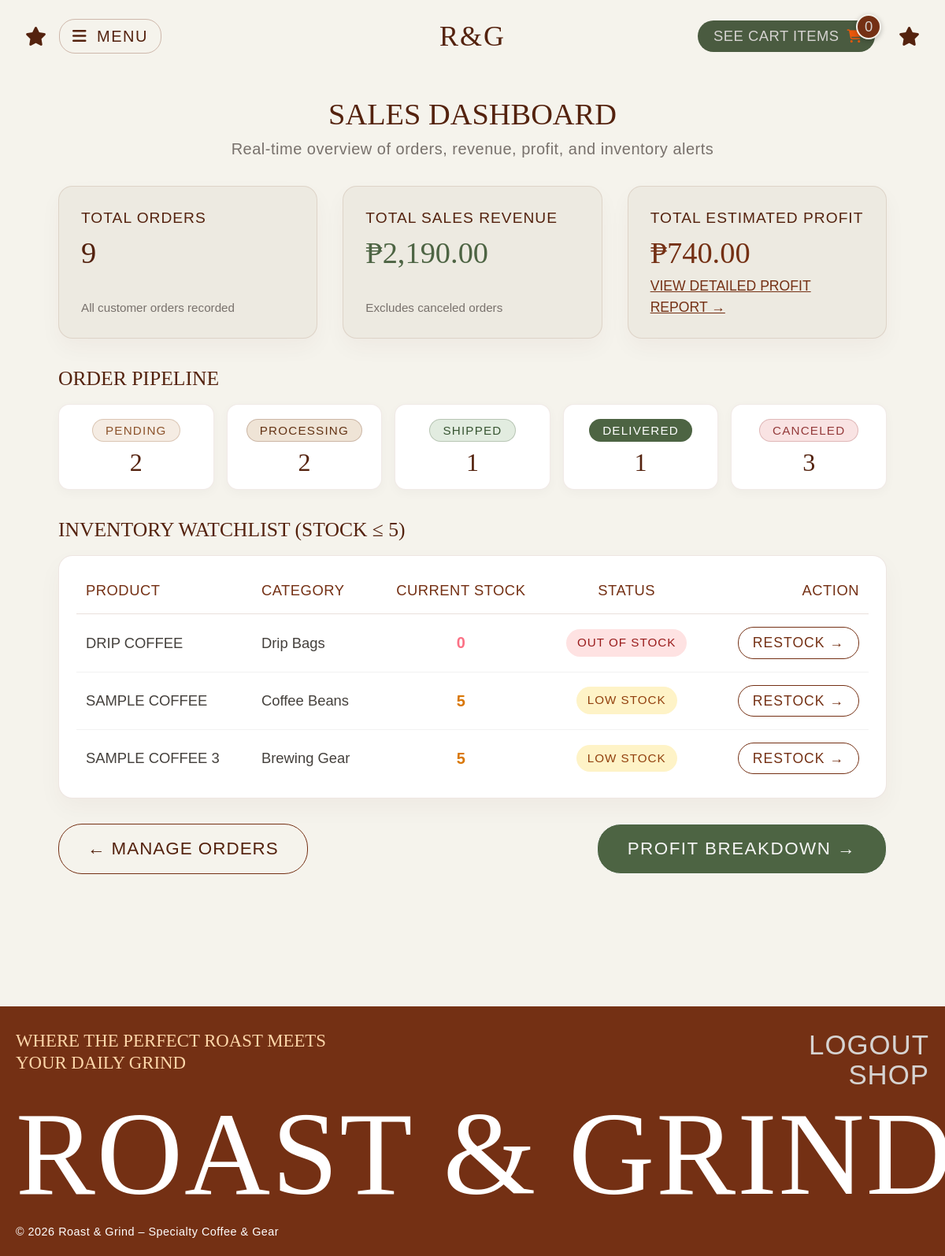
Page /admin/dashboard.php (signed in) on the committed database.
### tables this page shows
CREATE TABLE `item` (
  `item_id` int(11) NOT NULL,
  `item_name` varchar(150) NOT NULL,
  `description` text NOT NULL,
  `origin` varchar(100) NOT NULL DEFAULT 'N/A',
  `category` varchar(50) NOT NULL,
  `cost_price` decimal(10,2) NOT NULL,
  `sell_price` decimal(10,2) NOT NULL,
  `img_path` varchar(255) NOT NULL DEFAULT 'default_coffee.jpg'
);

### admin/dashboard.php (the view, shortened to what this page needs)
<?php
require_once "../includes/admin_check.php";
require_once "../includes/config.php";
function peso($n)
{
    return ($n < 0 ? '-' : '') . '₱' . number_format(abs($n), 2);
}
$per_status = array_fill_keys($order_statuses, 0);
$res = mysqli_query($conn, "SELECT status, COUNT(*) AS total FROM orders GROUP BY status");
while ($r = mysqli_fetch_assoc($res)) {
    $per_status[$r['status']] = (int) $r['total'];
}
$total_orders = array_sum($per_status);
$sales = mysqli_query($conn,
    "SELECT o.status, oi.unit_price, oi.unit_cost, oi.quantity
     FROM orders o
     JOIN order_items oi ON oi.order_id = o.order_id");
$total_revenue = 0.0;
$total_profit  = 0.0;
while ($r = mysqli_fetch_assoc($sales)) {
    if ($r['status'] === 'Canceled') {
        continue;
    }
    $total_revenue += $r['unit_price'] * $r['quantity'];
    $total_profit  += ($r['unit_price'] - $r['unit_cost']) * $r['quantity'];
}
$low_stock = mysqli_query($conn,
    "SELECT i.item_id, i.item_name, i.category, COALESCE(s.quantity, 0) AS quantity
     FROM item i
     LEFT JOIN stock s ON s.item_id = i.item_id
     WHERE COALESCE(s.quantity, 0) <= 5
     ORDER BY quantity ASC, i.item_name ASC");
require_once "../includes/header.php";
?>
<div class="dashboard-wrapper">
    <h1 class="dashboard-title">Sales Dashboard</h1>
    <p class="dashboard-subtitle">Real-time overview of orders, revenue, profit, and inventory alerts</p>
    <div class="dashboard-kpi-grid">
        <div class="dashboard-kpi-card">
            <div>
                <div class="kpi-label">Total Orders</div>
                <div class="kpi-number"><?= $total_orders; ?></div>
            </div>
            <div class="kpi-hint">All customer orders recorded</div>
        </div>
        <div class="dashboard-kpi-card">
            <div>
                <div class="kpi-label">Total Sales Revenue</div>
                <div class="kpi-number kpi-revenue"><?= peso($total_revenue); ?></div>
            </div>
            <div class="kpi-hint">Excludes canceled orders</div>
        </div>
        <div class="dashboard-kpi-card">
            <div>
                <div class="kpi-label">Total Estimated Profit</div>
                <div class="kpi-number kpi-profit <?= $total_profit < 0 ? 'text-danger' : ''; ?>">
                    <?= peso($total_profit); ?>
                </div>
            </div>
            <div>
                <a href="profit.php" class="kpi-link">View Detailed Profit Report &rarr;</a>
            </div>
        </div>
    </div>
    <h3 class="dashboard-section-header">Order Pipeline</h3>
    <div class="dashboard-status-grid">
        <?php foreach ($per_status as $status => $count): ?>
            <div class="dashboard-status-card">
                <div><?= statusBadge($status); ?></div>
                <div class="dashboard-status-count"><?= $count; ?></div>
            </div>
        <?php endforeach; ?>
    </div>
    <h3 class="dashboard-section-header">Inventory Watchlist (Stock &le; 5)</h3>
    <div class="dashboard-table-box">
        <table class="dashboard-table">
            <thead>
                <tr>
                    <th class="text-start">Product</th>
                    <th class="text-start">Category</th>
                    <th class="text-center">Current Stock</th>
                    <th class="text-center">Status</th>
                    <th class="text-end">Action</th>
                </tr>
            </thead>
            <tbody>
                <?php while ($p = mysqli_fetch_assoc($low_stock)): ?>
                    <tr>
                        <td class="dashboard-item-name"><?= htmlspecialchars($p['item_name']); ?></td>
                        <td><?= htmlspecialchars($p['category']); ?></td>
                        <td class="text-center fw-bold fs-5" style="color: <?= ((int)$p['quantity'] === 0) ? '#FB7185' : '#D97706'; ?>;">
                            <?= (int) $p['quantity']; ?>
                        </td>
                        <td class="text-center">
                            <?php if ((int) $p['quantity'] === 0): ?>
                                <span class="order-badge-custom badge-canceled">Out of Stock</span>
                            <?php else: ?>
                                <span class="order-badge-custom badge-pending">Low Stock</span>
                            <?php endif; ?>
                        </td>
                        <td class="text-end">
                            <a href="../item/edit.php?id=<?= $p['item_id']; ?>" class="dashboard-restock-btn">
                                Restock &rarr;
                            </a>
                        </td>
                    </tr>
                <?php endwhile; ?>
            </tbody>
        </table>
    </div>
    <div class="dashboard-actions-bar">
        <a href="orders.php" class="dashboard-btn-outline">
            &larr; Manage Orders
        </a>
        <a href="profit.php" class="dashboard-btn-primary">
            Profit Breakdown &rarr;
        </a>
    </div>
</div>
<?php require_once "../includes/footer.php"; ?>

### rows in the picture
item: item_name "DRIP COFFEE", category "Drip Bags", quantity "0", shows "OUT OF STOCK"
item: item_name "SAMPLE COFFEE", category "Coffee Beans", quantity "5", shows "LOW STOCK"
item: item_name "SAMPLE COFFEE 3", category "Brewing Gear", quantity "5", shows "LOW STOCK"

### other values in the picture
$cartCount "0"
$total_orders "9"
peso($total_revenue) "₱2,190.00"
peso($total_profit) "₱740.00"
$status "PENDING"
$count "2"
$status "PROCESSING"
$status "SHIPPED"
$count "1"
$status "DELIVERED"
$status "CANCELED"
$count "3"
